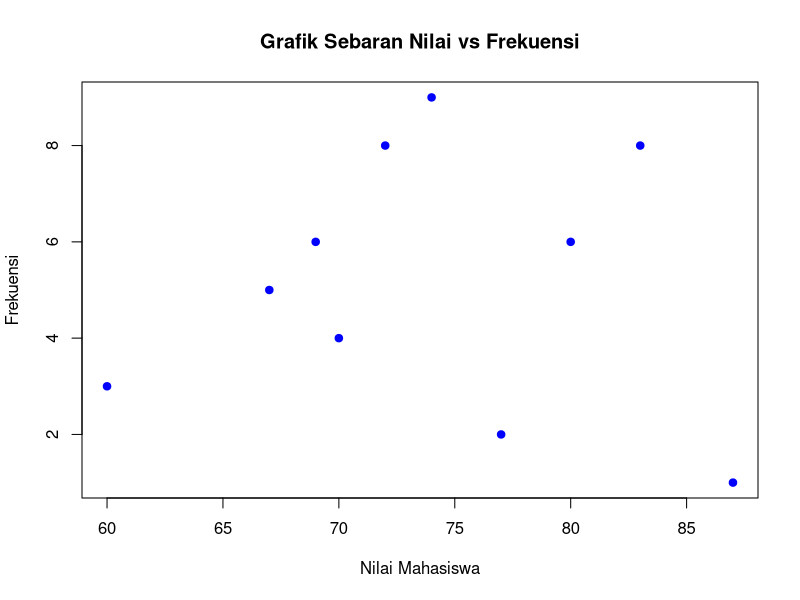
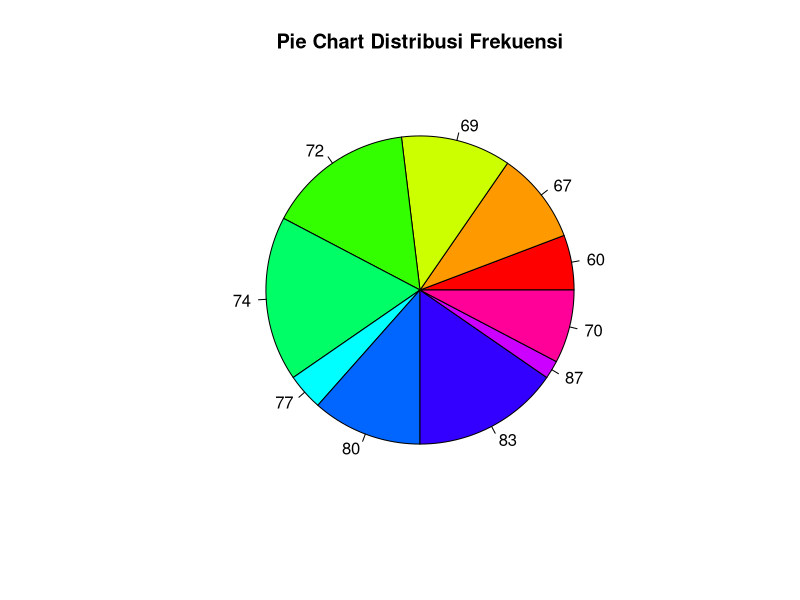
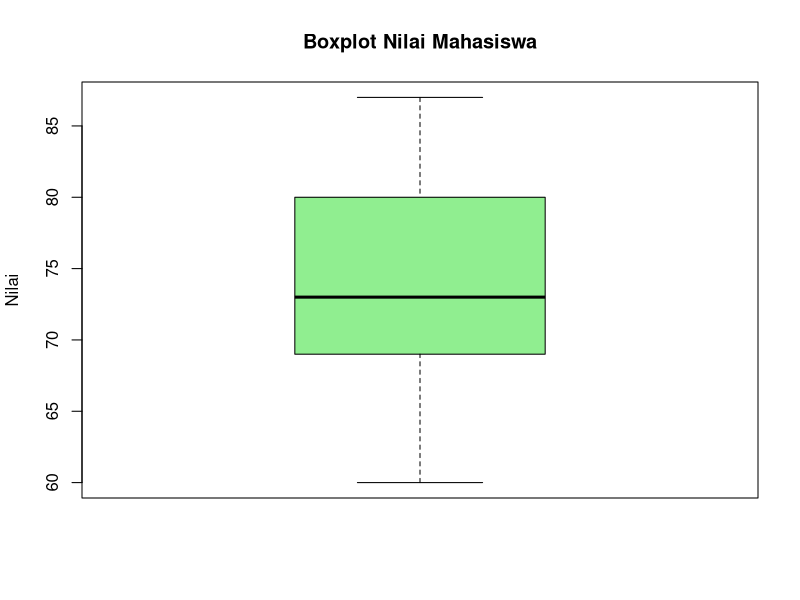

Write R code to recreate these figures, in order.
nilai <- c(60,67,69,72,74,77,80,83,87,70)
frekuensi <- c(3,5,6,8,9,2,6,8,1,4)

# Lakukan analisis berikut dengan menggunakan R:
# a. Buatlah grafik sebaran (scatter plot) antara nilai dan frekuensinya

pdf("2a-scatter-plot.pdf")
plot(
  nilai,
  frekuensi,
  main="Grafik Sebaran Nilai vs Frekuensi",
  xlab="Nilai Mahasiswa",
  ylab="Frekuensi",
  pch=19,
  col="blue"
)

# b. Buatlah pie chart dari distribusi frekuensi dan boxplot dari nilai mahasiswa!
pdf("2b-pie.pdf")
# Pie Chart
pie(
  frekuensi,
  labels=nilai,
  main="Pie Chart Distribusi Frekuensi",
  col=rainbow(length(frekuensi))
)


pdf("2b-boxplot.pdf")
# Boxplot
boxplot(
  nilai,
  main="Boxplot Nilai Mahasiswa",
  ylab="Nilai",
  col="lightgreen"
)


# d. Buatlah interpretasi berdasarkan hasil grafik tsb !


# Interpretasi:

# Chart ScatterPlot
# menunjukan hubungan antara nilai ujian dengan berapa banyak mahasiswa yang mendapatkan nilai tersebut
# titik yang keatas (sumbu y) merupakan nilai yang diperoleh oleh banyaknya mahasiswa
# semakin keatas semakin tinggi frekuensinya

# titik yang ke kanan (sumbu x) merupakan nilai yang lebih tinggi
# semakin ke kanan semakin tinggi


# Chart Pie
# menunjukkan proporsi frekuensi nilai mahasiswa
# dari pie chart tersebut dapat dilihat nilai mana yang paling banyak diperoleh mahasiswa
# dapat dilihat yang mendapat nilai 74 dan 72, bagian pie nya hampir mirip besar ukurannya
# karena frekuensi nya juga hampir sama yaitu 9 dan 8



# Chart Box Plot
# menunjukkan sebaran nilai mahasiswa
# dari boxplot tersebut dapat dilihat median nilai mahasiswa
# serta rentang nilai yang diperoleh mahasiswa

# TODO :tulis interpretasi boxplot
#　...
